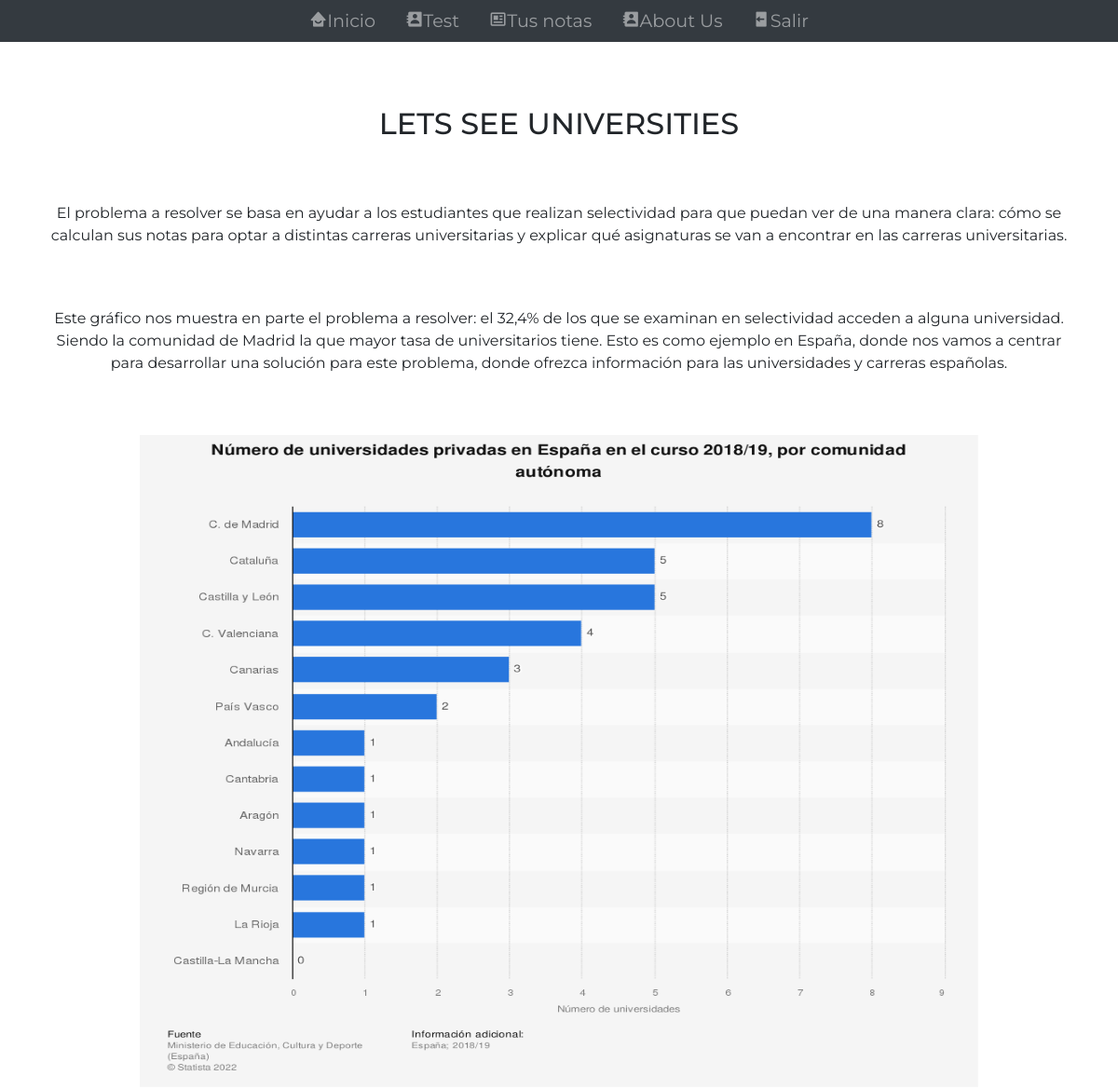
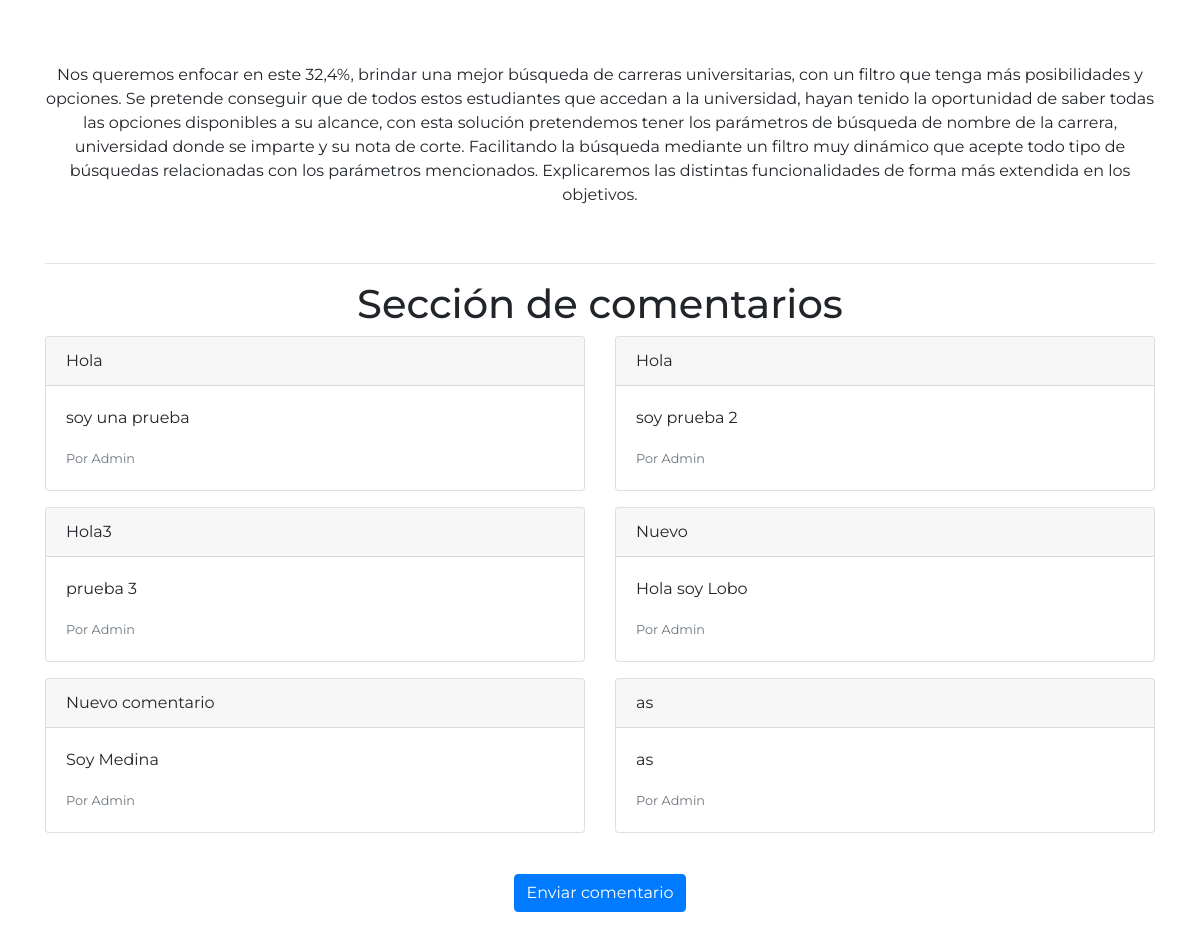
Screenshot of / (signed in) with the database file from the repository (2 pictures, top to bottom).
### core/models.py (models this page shows)
class InfoRequest(models.Model):
    usuario = models.CharField(
        max_length=50,
        null=True
    )
    tema = models.CharField(
        max_length=50,
        null=False,
        blank=False,
    )
    descripcion = models.TextField(
        max_length=2000,
        null=False,
        blank=False
    )

### core/views.py (the view)
# urls.py: 2. Add a URL to urlpatterns:  path('', views.home, name='home')
@login_required
def home(request):
    comentarios = InfoRequest.objects.all()
    return render(request, 'core/home.html', {'comentarios': comentarios})

### core/templates/core/home.html (shortened to what this page needs)
<!DOCTYPE html>
<html lang="es">
<head>
	<link rel="stylesheet" href="https://cdn.jsdelivr.net/npm/bootstrap@4.5.3/dist/css/bootstrap.min.css">
	<link href='https://unpkg.com/boxicons@2.0.7/css/boxicons.min.css' rel='stylesheet'>
</head>
<body>
	<div class="l-navbar">
    <div class="container-nav">
      <nav class="nav navbar-expand-lg navbar-dark bg-dark fixed-top" style="font-size: 1.2rem;">
        <div class="collapse navbar-collapse" id="navbarNav">
          <ul class="navbar-nav ml-auto mr-auto">
            <li class="nav__link">
              <a class="nav-link" href=" "><i class='bx bxs-home-smile nav__logo-icon'></i>Inicio<span class="sr-only">(current)</span></a>
            </li>
            <li class="nav__link nav-link-1">
              <a class="nav-link" href="./products"><i class='bx bxs-contact nav__logo-icon'></i>Test<span class="sr-only">(current)</span></a>
            </li>
            <li class="nav__link">
              <a class="nav-link" href="./base"><i class='bx bx-news nav__logo-icon'></i>Tus notas<span class="sr-only">(current)</span></a>
            </li>
            <li class="nav__link">
              <a class="nav-link" href="./about "><i class='bx bxs-contact nav__logo-icon'></i>About Us<span class="sr-only">(current)</span></a>
            </li>
            {% if request.user.is_authenticated %}
                    <li class="nav-item">
                      <a class="nav-link" href={% url 'logout' %}><i class='bx bxs-log-out nav__logo-icon'></i>Salir</a>
                    </li>
            {% endif %}
          </ul>
        </div>
      </nav>
    </div>
  </div>
  <div class="container" style="margin-top: 90px;">
    <div style="text-align: center; margin-top: 25px; margin-bottom: 40px;" >
      <h2 >LETS SEE UNIVERSITIES</h2>
    </div>
    <div class="row">
      <p style="text-align: center; margin-top: 25px; margin-bottom: 40px;" class="col-md-12">El problema a resolver se basa en ayudar a los estudiantes que realizan selectividad para que puedan ver de una manera clara: cómo se calculan sus notas para optar a distintas carreras universitarias y explicar qué asignaturas se van a encontrar en las carreras universitarias.</p>
    </div>
    <div class="row">
      <p class="col-md-12" style="text-align: center; margin-top: 25px; margin-bottom: 40px;"s>Este gráfico nos muestra en parte el problema a resolver: el 32,4% de los que se examinan en selectividad acceden a alguna universidad. Siendo la comunidad de Madrid la que mayor tasa de universitarios tiene. Esto es como ejemplo en España, donde nos vamos a centrar para desarrollar una solución para este problema, donde ofrezca información para las universidades y carreras españolas.</p>
    </div>
    <div style="text-align: center;">
      <img src="/static/inicio/ccaa.png" alt="image" style="width:900px; height:700px; margin-top: 25px; margin-bottom: 40px; ">
    </div>
    <div class="row">
      <p class="col-md-12" style="text-align: center; margin-top: 25px; margin-bottom: 40px;">Nos queremos enfocar en este 32,4%, brindar una mejor búsqueda de carreras universitarias, con un filtro que tenga más posibilidades y opciones. Se pretende conseguir que de todos estos estudiantes que accedan a la universidad, hayan tenido la oportunidad de saber todas las opciones disponibles a su alcance, con esta solución pretendemos tener los parámetros de búsqueda de nombre de la carrera, universidad donde se imparte y su nota de corte. Facilitando la búsqueda mediante un filtro muy dinámico que acepte todo tipo de búsquedas relacionadas con los parámetros mencionados. Explicaremos las distintas funcionalidades de forma más extendida en los objetivos.</p>
    </div>
  </div>
  <div class="container" style="margin-bottom: 70px;">
    <hr>
    <h1 style="text-align: center;">Sección de comentarios</h1>
    {% if comentarios %}
      <div class="row">
        {% for comentario in comentarios %}
          <div class="col-md-6">
            <div class="card mb-3">
              <div class="card-header">{{ comentario.tema }}</div>
              <div class="card-body">
                <p class="card-text">{{ comentario.descripcion }}</p>
                <p class="card-text"><small class="text-muted">Por {{ comentario.usuario }}</small></p>
              </div>
            </div>
          </div>
        {% endfor %}
      </div>
    {% else %}
      <p>No hay comentarios</p>
    {% endif %}
    <div style="text-align: center; margin-top: 25px;">
      <a href="./info_request" class="card-link btn btn-primary" >Enviar comentario</a>
    </div>
  </div>
</body>
</html>

### core/templates/core/home.html (style rules this page uses)
* { font-family: 'Montserrat', sans-serif; }
.nav__l, .nav__link { display: grid; grid-template-columns: max-content max-content; align-items: center; column-gap: 1rem; }

### rows the page displays
InfoRequest: tema "Hola", descripcion "soy una prueba", usuario "Admin"
InfoRequest: tema "Hola", descripcion "soy prueba 2", usuario "Admin"
InfoRequest: tema "Hola3", descripcion "prueba 3", usuario "Admin"
InfoRequest: tema "Nuevo", descripcion "Hola soy Lobo", usuario "Admin"
InfoRequest: tema "Nuevo comentario", descripcion "Soy Medina", usuario "Admin"
InfoRequest: tema "as", descripcion "as", usuario "Admin"
